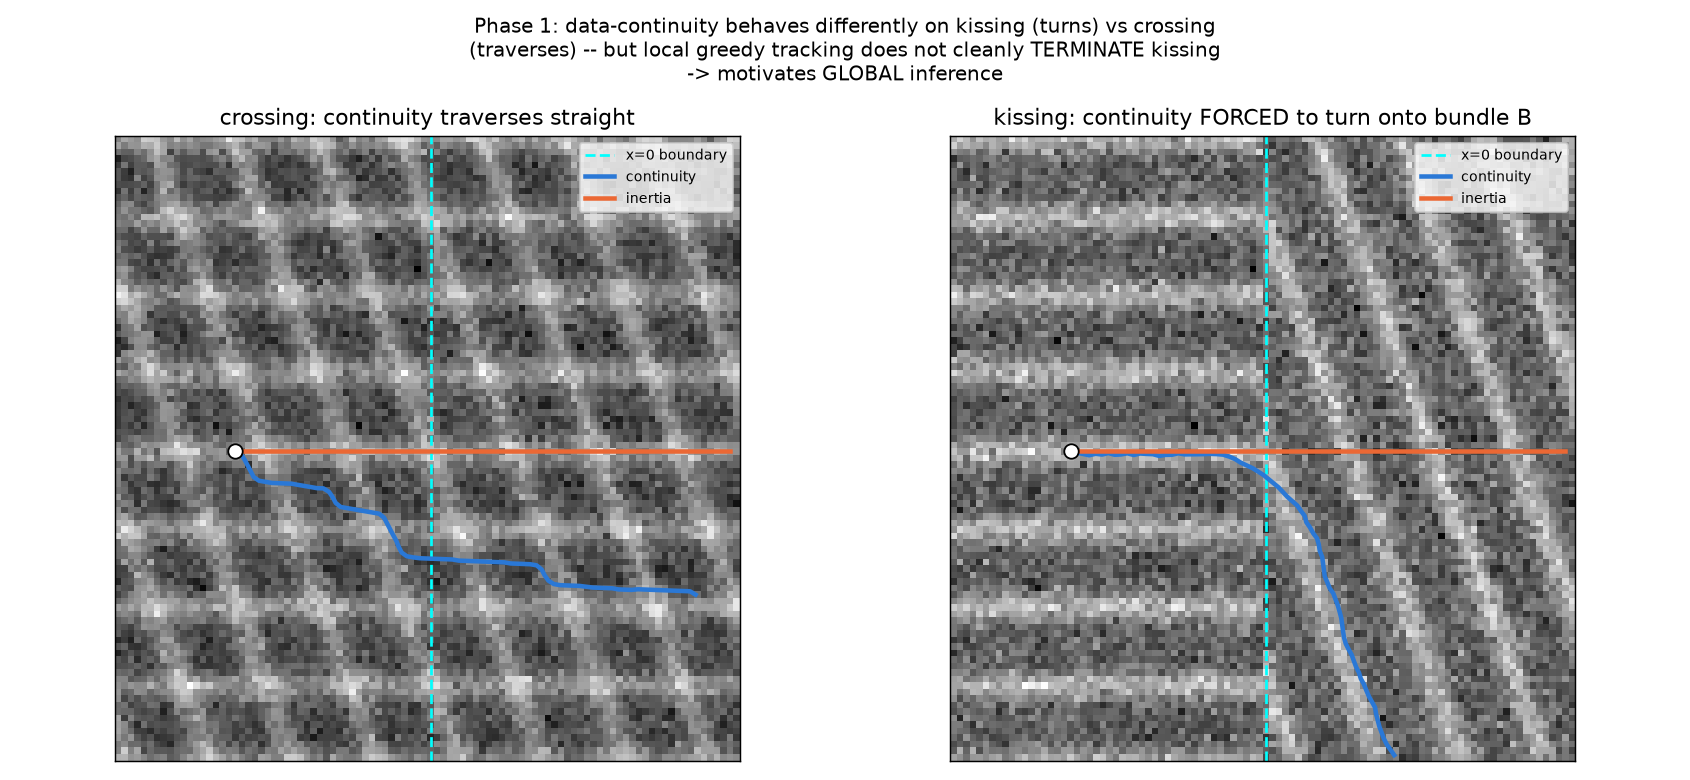

The script that saved this image:
"""
phase1_kissing_crossing.py -- Phase 1 of the global-tractography scoping: does a
continuity tracker correctly DISTINGUISH a kissing junction from a true crossing
in 3D, on the host_geometry_test phantoms with known truth?

Geometry (host_geometry_test):
  * KISSING  -- two SEPARATE single-orientation regions split at the x=0 plane:
                d1=[1,0,0] (along +x) for x<0, d2=~[0.34,0.94,0] (~+y) for x>0.
                A d1 fibre in x<0 ENDS at the boundary; it does NOT connect to the
                d2 bundle.
  * CROSSING -- d1 and d2 summed EVERYWHERE (both orientations in every voxel).
                A d1 fibre runs across the WHOLE volume.

Test: seed a streamline on a d1 fibre in x<0, heading +x (toward the boundary).
  * TRUE behaviour: crossing -> traverse the whole volume; kissing -> terminate
    at/near the boundary (no d1 support beyond it).
  * The OVER-EAGER prior failure: a pure-inertia tracker plows +x through BOTH,
    merging the kissing bundles -> cannot tell them apart.

The tracker's data term is HOST directional fibre-ness (host_fod), evaluated in a
CURVATURE CONE around the incoming direction; it TERMINATES when no fibre near the
incoming direction has enough support. That data+continuity balance is what
separates kissing from crossing -- the key design claim for the full method.
"""

import numpy as np
import matplotlib
matplotlib.use("Agg")
import matplotlib.pyplot as plt

from host_geometry_test import make_kissing_phantom, make_true_crossing_same_angles
from host_fod import patch_gradients, directional_energy
from fod_dipy import SPHERE

V = SPHERE.vertices                     # (Nverts, 3) in (x, y, z) = (axis2,axis1,axis0)
BOUND_X = 48                            # x=0 plane in axis2 index (SHAPE//2)


def local_fibreness(vol, pos, half=8, sigma_grad=2.0, order=6):
    """HOST fibre-ness f(u) over the sphere at `pos` (axis0,axis1,axis2). High f =
    a fibre points that way. None if the patch is too small/flat."""
    ctr = [int(round(p)) for p in pos]
    sl = tuple(slice(max(0, c - half), c + half + 1) for c in ctr)
    patch = vol[sl]
    if min(patch.shape) < 6:
        return None
    G = patch_gradients(patch, sigma_grad)
    if G.shape[0] < 40:
        return None
    E = directional_energy(G, order)
    return E.max() - E                  # fibre-ness, indexed by V


def track3d(vol, seed, dir0, mode, steps=80, step=1.0, cone_deg=30, term_ratio=0.75):
    """mode='continuity' = HOST fibre-ness within a curvature cone + terminate on
    weak support; mode='inertia' = keep the initial direction (the over-eager
    prior). Directions live in (x,y,z); positions in (axis0,axis1,axis2)."""
    pos = np.array(seed, float); prev = np.array(dir0, float); prev /= np.linalg.norm(prev)
    path = [pos.copy()]; coscone = np.cos(np.deg2rad(cone_deg))
    for _ in range(steps):
        if not all(2 <= pos[i] < vol.shape[i] - 2 for i in range(3)):
            break
        if mode == "inertia":
            u = prev
        else:
            f = local_fibreness(vol, pos)
            if f is None:
                break
            dots = V @ prev
            incone = np.abs(dots) >= coscone
            if not incone.any():
                break
            idx = np.where(incone)[0]
            b = idx[np.argmax(f[idx])]
            if f[b] < term_ratio * f.max():        # no fibre near incoming -> stop
                break
            u = V[b] * (1.0 if dots[b] >= 0 else -1.0)
        pos = pos + step * np.array([u[2], u[1], u[0]])   # (x,y,z)->(axis0,axis1,axis2)
        prev = u
        path.append(pos.copy())
    return np.array(path)


def run(save="phase1_kissing_crossing.png"):
    kiss, _ = make_kissing_phantom()
    cross, _ = make_true_crossing_same_angles()
    seed = (48.0, 48.0, 18.0)               # x = 18-48 = -30 (left/x<0 region)
    dir0 = (1.0, 0.0, 0.0)                   # +x, toward the boundary
    print("=" * 74)
    print("PHASE 1 -- kissing vs crossing: does continuity+data tell them apart?")
    print(f"  seed x={seed[2]-BOUND_X:.0f} (left region), heading +x toward the x=0 boundary")
    def net_turn(p):
        if len(p) < 6:
            return float("nan")
        d = p[-1] - p[-6]; d = d / (np.linalg.norm(d) + 1e-9)
        dv = np.array([dir0[2], dir0[1], dir0[0]])       # dir0 (x,y,z)->axis order
        return float(np.degrees(np.arccos(np.clip(abs(d @ dv), 0, 1))))

    results = {}
    print(f"  {'phantom':>10} | {'tracker':>11} | {'x-depth':>7} | {'net turn deg':>12}")
    for name, vol in (("crossing", cross), ("kissing", kiss)):
        for mode in ("continuity", "inertia"):
            p = track3d(vol, seed, dir0, mode)
            depth = float(p[:, 2].max() - BOUND_X)
            turn = net_turn(p)
            results[(name, mode)] = (p, depth, turn)
            print(f"  {name:>10} | {mode:>11} | {depth:7.1f} | {turn:12.0f}")
    print("-" * 74)
    tc = results[("crossing", "continuity")][2]
    tk = results[("kissing", "continuity")][2]
    print(f"  DATA-continuity carries a SIGNAL: crossing keeps its direction "
          f"(net turn {tc:.0f} deg, traverses straight) while kissing is forced to "
          f"turn onto bundle B (net turn {tk:.0f} deg) because bundle A ended.")
    print(f"  INERTIA (over-eager) is identical on both (net turn ~0) -> blind to the difference.")
    print("  HONEST LIMIT: neither LOCAL greedy tracker cleanly TERMINATES kissing --")
    print("  data-continuity turns onto B via the partial-volume boundary 'bridge'.")
    print("  => correct kissing/crossing separation needs GLOBAL (whole-tract) inference,")
    print("     not local steps. This is the concrete motivation for the full Bayesian model.")
    print("=" * 74)

    # figure: x-y projection (axis2 horizontal, axis1 vertical) at z=48
    fig, ax = plt.subplots(1, 2, figsize=(13, 6))
    for a, (name, vol) in zip(ax, (("crossing", cross), ("kissing", kiss))):
        a.imshow(vol[48], cmap="gray", origin="upper")     # slice z=48: rows=y, cols=x
        a.axvline(BOUND_X, color="cyan", ls="--", lw=1.5, label="x=0 boundary")
        for mode, col in (("continuity", "#2a78d6"), ("inertia", "#eb6834")):
            p = results[(name, mode)][0]
            a.plot(p[:, 2], p[:, 1], "-", color=col, lw=2.5,
                   label=f"{mode}")
        a.plot(seed[2], seed[1], "wo", ms=8, mec="k")
        a.set_title(f"{name}: continuity {'FORCED to turn onto bundle B' if name=='kissing' else 'traverses straight'}")
        a.set_xticks([]); a.set_yticks([]); a.legend(fontsize=8, loc="upper right")
    fig.suptitle("Phase 1: data-continuity behaves differently on kissing (turns) vs crossing\n"
                 "(traverses) -- but local greedy tracking does not cleanly TERMINATE kissing\n"
                 "-> motivates GLOBAL inference", fontsize=11)
    fig.tight_layout(); fig.savefig(save, dpi=130); plt.close(fig)
    print(f"Saved {save}")


if __name__ == "__main__":
    run()
